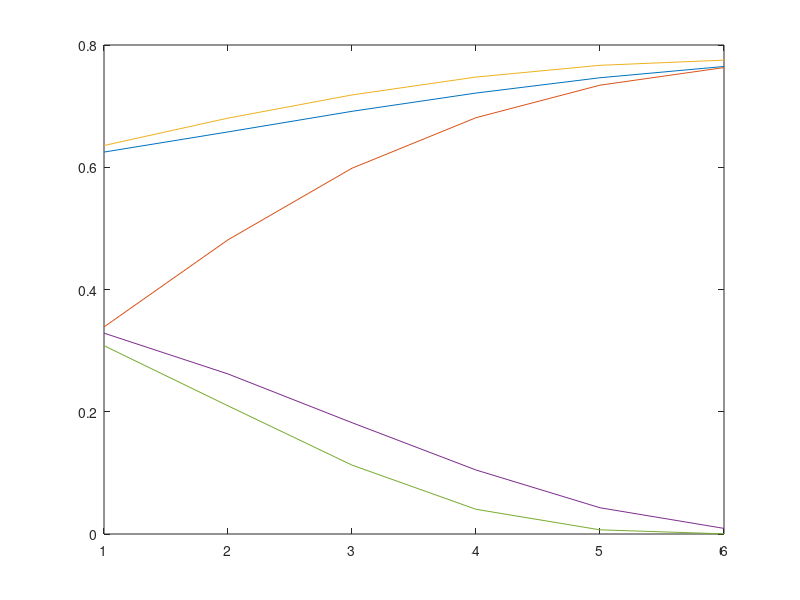

Reproduce this figure in MATLAB.
clear all;
V = 4;
L = [Inf,4,12,Inf;...
     4,Inf,4,15;...
     12,4,Inf,5;...
     Inf,15,5,Inf];
% P = zeros(1,4);
D = ones(4,4);
Q = zeros(4,4);
count = 1;
r = 1.8;

for loop = 1:6
    %% Calculate P
    temp = zeros(V,V);
    for i = 1:V
        for j = 1:V
            if (i ~= j)
                temp(i,i) = temp(i,i) + D(i,j)/L(i,j);
                temp(i,j) = -1*D(i,j)/L(i,j);
            end 
        end
    end

    b = [2;0;0;-2];
    if (count <= 30)
        a = temp(:,1:3)\b;
        P = [a;0];  
    else
        a = temp\b;
        P = a;
    end
 

    %% Calculate Q
    for i = 1:V
        for j = 1:V
            if (i ~= j)
                Q(i,j) = D(i,j)/L(i,j)*(P(i) - P(j));
            end 
        end
    end

    %% Calculate next D
    for i = 1:V
        for j = 1:V
            if (i ~= j)
                slope = abs(Q(i,j))^r/(1+abs(Q(i,j))^r) - D(i,j);
                D(i,j) = D(i,j) + slope;
%                 D(i,j) = 0.5*((Q(i,j)*(P(i) - P(j)))/(L(i,j)*(P(1) - P(4))) + D(i,j));
%                 D(i,j) = abs(Q(i,j))^r/(1+abs(Q(i,j))^r) + exp(-D(i,j));
            end 
        end
    end

    data(count,:) = [D(1,2),D(2,3),D(3,4),D(1,3),D(2,4)];
    count = count + 1;
end
%%
plot(data);